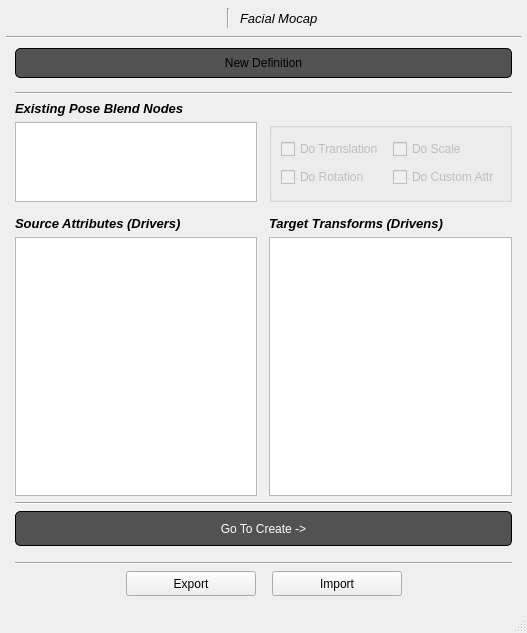
<?xml version="1.0" encoding="UTF-8"?>
<ui version="4.0">
 <class>MainWindow</class>
 <widget class="QMainWindow" name="MainWindow">
  <property name="geometry">
   <rect>
    <x>0</x>
    <y>0</y>
    <width>527</width>
    <height>633</height>
   </rect>
  </property>
  <property name="windowTitle">
   <string>Mansur-Rig: Facial Mocap</string>
  </property>
  <widget class="QWidget" name="centralwidget">
   <layout class="QVBoxLayout" name="verticalLayout">
    <property name="spacing">
     <number>0</number>
    </property>
    <property name="leftMargin">
     <number>0</number>
    </property>
    <property name="topMargin">
     <number>0</number>
    </property>
    <property name="rightMargin">
     <number>0</number>
    </property>
    <property name="bottomMargin">
     <number>0</number>
    </property>
    <item>
     <widget class="QWidget" name="header" native="true">
      <layout class="QHBoxLayout" name="horizontalLayout_8">
       <property name="leftMargin">
        <number>0</number>
       </property>
       <property name="topMargin">
        <number>0</number>
       </property>
       <property name="rightMargin">
        <number>0</number>
       </property>
       <property name="bottomMargin">
        <number>0</number>
       </property>
       <item>
        <layout class="QHBoxLayout" name="headerLayout"/>
       </item>
      </layout>
     </widget>
    </item>
    <item>
     <layout class="QVBoxLayout" name="verticalLayout_3">
      <property name="leftMargin">
       <number>6</number>
      </property>
      <property name="topMargin">
       <number>0</number>
      </property>
      <property name="rightMargin">
       <number>6</number>
      </property>
      <property name="bottomMargin">
       <number>6</number>
      </property>
      <item>
       <spacer name="verticalSpacer_5">
        <property name="orientation">
         <enum>Qt::Vertical</enum>
        </property>
        <property name="sizeType">
         <enum>QSizePolicy::Fixed</enum>
        </property>
        <property name="sizeHint" stdset="0">
         <size>
          <width>20</width>
          <height>8</height>
         </size>
        </property>
       </spacer>
      </item>
      <item>
       <layout class="QHBoxLayout" name="horizontalLayout_7">
        <item>
         <spacer name="horizontalSpacer_8">
          <property name="orientation">
           <enum>Qt::Horizontal</enum>
          </property>
          <property name="sizeHint" stdset="0">
           <size>
            <width>40</width>
            <height>20</height>
           </size>
          </property>
         </spacer>
        </item>
        <item>
         <widget class="QLabel" name="iconLbl">
          <property name="text">
           <string/>
          </property>
          <property name="alignment">
           <set>Qt::AlignRight|Qt::AlignTrailing|Qt::AlignVCenter</set>
          </property>
         </widget>
        </item>
        <item>
         <spacer name="horizontalSpacer_7">
          <property name="orientation">
           <enum>Qt::Horizontal</enum>
          </property>
          <property name="sizeType">
           <enum>QSizePolicy::Fixed</enum>
          </property>
          <property name="sizeHint" stdset="0">
           <size>
            <width>10</width>
            <height>20</height>
           </size>
          </property>
         </spacer>
        </item>
        <item>
         <widget class="Line" name="line_3">
          <property name="orientation">
           <enum>Qt::Vertical</enum>
          </property>
         </widget>
        </item>
        <item>
         <spacer name="horizontalSpacer_6">
          <property name="orientation">
           <enum>Qt::Horizontal</enum>
          </property>
          <property name="sizeType">
           <enum>QSizePolicy::Fixed</enum>
          </property>
          <property name="sizeHint" stdset="0">
           <size>
            <width>10</width>
            <height>20</height>
           </size>
          </property>
         </spacer>
        </item>
        <item>
         <widget class="QLabel" name="label_2">
          <property name="font">
           <font>
            <pointsize>10</pointsize>
            <italic>true</italic>
           </font>
          </property>
          <property name="text">
           <string>Facial Mocap</string>
          </property>
         </widget>
        </item>
        <item>
         <spacer name="horizontalSpacer_9">
          <property name="orientation">
           <enum>Qt::Horizontal</enum>
          </property>
          <property name="sizeHint" stdset="0">
           <size>
            <width>40</width>
            <height>20</height>
           </size>
          </property>
         </spacer>
        </item>
       </layout>
      </item>
      <item>
       <spacer name="verticalSpacer_6">
        <property name="orientation">
         <enum>Qt::Vertical</enum>
        </property>
        <property name="sizeType">
         <enum>QSizePolicy::Fixed</enum>
        </property>
        <property name="sizeHint" stdset="0">
         <size>
          <width>20</width>
          <height>8</height>
         </size>
        </property>
       </spacer>
      </item>
      <item>
       <widget class="Line" name="line_6">
        <property name="accessibleName">
         <string>HLine</string>
        </property>
        <property name="orientation">
         <enum>Qt::Horizontal</enum>
        </property>
       </widget>
      </item>
      <item>
       <widget class="QStackedWidget" name="main_sw">
        <property name="currentIndex">
         <number>0</number>
        </property>
        <widget class="QWidget" name="page">
         <layout class="QGridLayout" name="gridLayout_2">
          <item row="8" column="0">
           <widget class="Line" name="line_14">
            <property name="accessibleName">
             <string>HLine</string>
            </property>
            <property name="orientation">
             <enum>Qt::Horizontal</enum>
            </property>
           </widget>
          </item>
          <item row="6" column="0">
           <widget class="QPushButton" name="goToCreate_btn">
            <property name="minimumSize">
             <size>
              <width>0</width>
              <height>35</height>
             </size>
            </property>
            <property name="font">
             <font>
              <weight>50</weight>
              <bold>false</bold>
             </font>
            </property>
            <property name="styleSheet">
             <string notr="true">QPushButton{
color:#ffffff;
background-color:#535252;
border-style: solid;
border-color: black;
border-width: 1px;
border-radius: 5px;}
QPushButton:hover{background-color:#707070;}
QPushButton:pressed{background-color:#282828;border-color:#0084ff;border-width:2;}
QPushButton:checked{background-color:#282828;border-color:#0084ff;border-width:2;}
</string>
            </property>
            <property name="text">
             <string>Go To Create -&gt;</string>
            </property>
            <property name="checkable">
             <bool>false</bool>
            </property>
            <property name="checked">
             <bool>false</bool>
            </property>
           </widget>
          </item>
          <item row="2" column="0">
           <widget class="Line" name="line_2">
            <property name="accessibleName">
             <string>HLine</string>
            </property>
            <property name="orientation">
             <enum>Qt::Horizontal</enum>
            </property>
           </widget>
          </item>
          <item row="0" column="0">
           <widget class="QPushButton" name="newDef_btn">
            <property name="minimumSize">
             <size>
              <width>0</width>
              <height>30</height>
             </size>
            </property>
            <property name="font">
             <font>
              <weight>50</weight>
              <bold>false</bold>
             </font>
            </property>
            <property name="styleSheet">
             <string notr="true">QPushButton{
background-color:#535252;
border-style: solid;
border-color: black;
border-width: 1px;
border-radius: 5px;}
QPushButton:hover{background-color:#707070;}
QPushButton:pressed{background-color:#282828;}
</string>
            </property>
            <property name="text">
             <string>New Definition</string>
            </property>
           </widget>
          </item>
          <item row="1" column="0">
           <spacer name="verticalSpacer_8">
            <property name="orientation">
             <enum>Qt::Vertical</enum>
            </property>
            <property name="sizeType">
             <enum>QSizePolicy::Fixed</enum>
            </property>
            <property name="sizeHint" stdset="0">
             <size>
              <width>20</width>
              <height>8</height>
             </size>
            </property>
           </spacer>
          </item>
          <item row="4" column="0">
           <layout class="QGridLayout" name="gridLayout">
            <property name="horizontalSpacing">
             <number>12</number>
            </property>
            <property name="verticalSpacing">
             <number>6</number>
            </property>
            <item row="3" column="0">
             <widget class="QLabel" name="label_3">
              <property name="font">
               <font>
                <pointsize>10</pointsize>
                <weight>75</weight>
                <italic>true</italic>
                <bold>true</bold>
               </font>
              </property>
              <property name="text">
               <string>Source Attributes (Drivers)</string>
              </property>
             </widget>
            </item>
            <item row="4" column="0">
             <widget class="QListWidget" name="sourceAttrs_lst">
              <property name="selectionMode">
               <enum>QAbstractItemView::ExtendedSelection</enum>
              </property>
             </widget>
            </item>
            <item row="0" column="0">
             <widget class="QLabel" name="label">
              <property name="font">
               <font>
                <pointsize>10</pointsize>
                <weight>75</weight>
                <italic>true</italic>
                <bold>true</bold>
               </font>
              </property>
              <property name="text">
               <string>Existing Pose Blend Nodes</string>
              </property>
             </widget>
            </item>
            <item row="3" column="1">
             <widget class="QLabel" name="label_4">
              <property name="font">
               <font>
                <pointsize>10</pointsize>
                <weight>75</weight>
                <italic>true</italic>
                <bold>true</bold>
               </font>
              </property>
              <property name="text">
               <string>Target Transforms (Drivens)</string>
              </property>
             </widget>
            </item>
            <item row="4" column="1">
             <widget class="QListWidget" name="targetTransforms_lst">
              <property name="selectionMode">
               <enum>QAbstractItemView::ExtendedSelection</enum>
              </property>
             </widget>
            </item>
            <item row="1" column="0">
             <widget class="QListWidget" name="poseBlends_lst">
              <property name="maximumSize">
               <size>
                <width>16777215</width>
                <height>80</height>
               </size>
              </property>
             </widget>
            </item>
            <item row="2" column="0">
             <spacer name="verticalSpacer">
              <property name="orientation">
               <enum>Qt::Vertical</enum>
              </property>
              <property name="sizeType">
               <enum>QSizePolicy::Fixed</enum>
              </property>
              <property name="sizeHint" stdset="0">
               <size>
                <width>20</width>
                <height>8</height>
               </size>
              </property>
             </spacer>
            </item>
            <item row="1" column="1">
             <widget class="QGroupBox" name="flags_gbx">
              <property name="enabled">
               <bool>false</bool>
              </property>
              <property name="title">
               <string/>
              </property>
              <layout class="QGridLayout" name="gridLayout_9">
               <item row="0" column="0">
                <widget class="QCheckBox" name="doT_cbx">
                 <property name="text">
                  <string>Do Translation</string>
                 </property>
                </widget>
               </item>
               <item row="1" column="0">
                <widget class="QCheckBox" name="doR_cbx">
                 <property name="text">
                  <string>Do Rotation</string>
                 </property>
                </widget>
               </item>
               <item row="0" column="1">
                <widget class="QCheckBox" name="doS_cbx">
                 <property name="text">
                  <string>Do Scale</string>
                 </property>
                </widget>
               </item>
               <item row="1" column="1">
                <widget class="QCheckBox" name="doCA_cbx">
                 <property name="text">
                  <string>Do Custom Attr</string>
                 </property>
                </widget>
               </item>
              </layout>
             </widget>
            </item>
           </layout>
          </item>
          <item row="9" column="0">
           <layout class="QGridLayout" name="gridLayout_8">
            <item row="0" column="0">
             <spacer name="horizontalSpacer_11">
              <property name="orientation">
               <enum>Qt::Horizontal</enum>
              </property>
              <property name="sizeHint" stdset="0">
               <size>
                <width>40</width>
                <height>20</height>
               </size>
              </property>
             </spacer>
            </item>
            <item row="0" column="5">
             <spacer name="horizontalSpacer_12">
              <property name="orientation">
               <enum>Qt::Horizontal</enum>
              </property>
              <property name="sizeHint" stdset="0">
               <size>
                <width>40</width>
                <height>20</height>
               </size>
              </property>
             </spacer>
            </item>
            <item row="0" column="3">
             <spacer name="horizontalSpacer_10">
              <property name="orientation">
               <enum>Qt::Horizontal</enum>
              </property>
              <property name="sizeType">
               <enum>QSizePolicy::Minimum</enum>
              </property>
              <property name="sizeHint" stdset="0">
               <size>
                <width>10</width>
                <height>20</height>
               </size>
              </property>
             </spacer>
            </item>
            <item row="0" column="1">
             <widget class="QPushButton" name="export_btn">
              <property name="minimumSize">
               <size>
                <width>130</width>
                <height>25</height>
               </size>
              </property>
              <property name="accessibleName">
               <string>saveAction</string>
              </property>
              <property name="text">
               <string>Export</string>
              </property>
             </widget>
            </item>
            <item row="0" column="4">
             <widget class="QPushButton" name="import_btn">
              <property name="minimumSize">
               <size>
                <width>130</width>
                <height>25</height>
               </size>
              </property>
              <property name="accessibleName">
               <string>loadAction</string>
              </property>
              <property name="text">
               <string>Import</string>
              </property>
             </widget>
            </item>
           </layout>
          </item>
          <item row="7" column="0">
           <spacer name="verticalSpacer_9">
            <property name="orientation">
             <enum>Qt::Vertical</enum>
            </property>
            <property name="sizeType">
             <enum>QSizePolicy::Fixed</enum>
            </property>
            <property name="sizeHint" stdset="0">
             <size>
              <width>20</width>
              <height>10</height>
             </size>
            </property>
           </spacer>
          </item>
          <item row="5" column="0">
           <widget class="Line" name="line_15">
            <property name="accessibleName">
             <string>HLine</string>
            </property>
            <property name="orientation">
             <enum>Qt::Horizontal</enum>
            </property>
           </widget>
          </item>
         </layout>
        </widget>
        <widget class="QWidget" name="page_2">
         <layout class="QGridLayout" name="gridLayout_3">
          <item row="11" column="0">
           <widget class="QPushButton" name="reconnect_btn">
            <property name="minimumSize">
             <size>
              <width>0</width>
              <height>40</height>
             </size>
            </property>
            <property name="font">
             <font>
              <weight>50</weight>
              <bold>false</bold>
             </font>
            </property>
            <property name="styleSheet">
             <string notr="true">QPushButton{
color:#ffffff;
background-color:#535252;
border-style: solid;
border-color: black;
border-width: 1px;
border-radius: 5px;}
QPushButton:hover{background-color:#707070;}
QPushButton:pressed{background-color:#282828;border-color:#0084ff;border-width:2;}
QPushButton:checked{background-color:#282828;border-color:#0084ff;border-width:2;}
</string>
            </property>
            <property name="text">
             <string>&lt;- Reconnect Targets</string>
            </property>
            <property name="checkable">
             <bool>false</bool>
            </property>
            <property name="checked">
             <bool>false</bool>
            </property>
           </widget>
          </item>
          <item row="9" column="0">
           <widget class="Line" name="line_5">
            <property name="accessibleName">
             <string>HLine</string>
            </property>
            <property name="orientation">
             <enum>Qt::Horizontal</enum>
            </property>
           </widget>
          </item>
          <item row="5" column="0">
           <widget class="Line" name="line_9">
            <property name="accessibleName">
             <string>HLine</string>
            </property>
            <property name="orientation">
             <enum>Qt::Horizontal</enum>
            </property>
           </widget>
          </item>
          <item row="10" column="0">
           <spacer name="verticalSpacer_2">
            <property name="orientation">
             <enum>Qt::Vertical</enum>
            </property>
            <property name="sizeType">
             <enum>QSizePolicy::Fixed</enum>
            </property>
            <property name="sizeHint" stdset="0">
             <size>
              <width>20</width>
              <height>8</height>
             </size>
            </property>
           </spacer>
          </item>
          <item row="2" column="0">
           <widget class="QTreeWidget" name="create_trv">
            <property name="focusPolicy">
             <enum>Qt::NoFocus</enum>
            </property>
            <property name="alternatingRowColors">
             <bool>true</bool>
            </property>
            <property name="indentation">
             <number>5</number>
            </property>
            <property name="sortingEnabled">
             <bool>true</bool>
            </property>
            <column>
             <property name="text">
              <string>Source Attr (Driver)</string>
             </property>
            </column>
            <column>
             <property name="text">
              <string>Weight</string>
             </property>
            </column>
            <column>
             <property name="text">
              <string>Minimum</string>
             </property>
            </column>
            <column>
             <property name="text">
              <string>Maximum</string>
             </property>
            </column>
            <column>
             <property name="text">
              <string>isStored</string>
             </property>
            </column>
            <column>
             <property name="text">
              <string>sourceAttrName</string>
             </property>
            </column>
            <column>
             <property name="text">
              <string>index</string>
             </property>
            </column>
           </widget>
          </item>
          <item row="3" column="0">
           <widget class="QGroupBox" name="create_gbx_2">
            <property name="styleSheet">
             <string notr="true"/>
            </property>
            <property name="title">
             <string/>
            </property>
            <property name="alignment">
             <set>Qt::AlignCenter</set>
            </property>
            <layout class="QGridLayout" name="gridLayout_7">
             <item row="0" column="1">
              <widget class="QLabel" name="label_9">
               <property name="styleSheet">
                <string notr="true">border: 0px;</string>
               </property>
               <property name="text">
                <string>Left Prefix</string>
               </property>
              </widget>
             </item>
             <item row="0" column="4">
              <widget class="QLabel" name="label_10">
               <property name="styleSheet">
                <string notr="true">border: 0px;</string>
               </property>
               <property name="text">
                <string>Right Prefix</string>
               </property>
              </widget>
             </item>
             <item row="0" column="5">
              <widget class="QLineEdit" name="rightPrefix_le">
               <property name="maximumSize">
                <size>
                 <width>70</width>
                 <height>16777215</height>
                </size>
               </property>
               <property name="styleSheet">
                <string notr="true">border: 0px; border-radius: 2px;</string>
               </property>
               <property name="text">
                <string>r_</string>
               </property>
              </widget>
             </item>
             <item row="0" column="3">
              <spacer name="horizontalSpacer_3">
               <property name="orientation">
                <enum>Qt::Horizontal</enum>
               </property>
               <property name="sizeHint" stdset="0">
                <size>
                 <width>40</width>
                 <height>20</height>
                </size>
               </property>
              </spacer>
             </item>
             <item row="0" column="2">
              <widget class="QLineEdit" name="leftPrefix_le">
               <property name="maximumSize">
                <size>
                 <width>70</width>
                 <height>16777215</height>
                </size>
               </property>
               <property name="styleSheet">
                <string notr="true">border: 0px; border-radius: 2px;</string>
               </property>
               <property name="text">
                <string>l_</string>
               </property>
              </widget>
             </item>
             <item row="0" column="0">
              <spacer name="horizontalSpacer_4">
               <property name="orientation">
                <enum>Qt::Horizontal</enum>
               </property>
               <property name="sizeHint" stdset="0">
                <size>
                 <width>40</width>
                 <height>20</height>
                </size>
               </property>
              </spacer>
             </item>
             <item row="0" column="6">
              <spacer name="horizontalSpacer_5">
               <property name="orientation">
                <enum>Qt::Horizontal</enum>
               </property>
               <property name="sizeHint" stdset="0">
                <size>
                 <width>40</width>
                 <height>20</height>
                </size>
               </property>
              </spacer>
             </item>
            </layout>
           </widget>
          </item>
          <item row="6" column="0">
           <widget class="QGroupBox" name="create_gbx">
            <property name="styleSheet">
             <string notr="true">border: 1px; 
padding: 0px 0px 0px 0px;
border-style: solid;
border-color: black;
border-radius: 4px;</string>
            </property>
            <property name="title">
             <string/>
            </property>
            <property name="alignment">
             <set>Qt::AlignCenter</set>
            </property>
            <layout class="QGridLayout" name="gridLayout_6">
             <item row="0" column="0">
              <layout class="QGridLayout" name="gridLayout_4">
               <item row="1" column="1">
                <widget class="QLabel" name="label_6">
                 <property name="styleSheet">
                  <string notr="true">border-width: 0px;</string>
                 </property>
                 <property name="text">
                  <string>Weight</string>
                 </property>
                 <property name="alignment">
                  <set>Qt::AlignLeading|Qt::AlignLeft|Qt::AlignVCenter</set>
                 </property>
                </widget>
               </item>
               <item row="3" column="1">
                <widget class="QLabel" name="label_8">
                 <property name="styleSheet">
                  <string notr="true">border-width: 0px;</string>
                 </property>
                 <property name="text">
                  <string>Maximum</string>
                 </property>
                 <property name="alignment">
                  <set>Qt::AlignLeading|Qt::AlignLeft|Qt::AlignVCenter</set>
                 </property>
                </widget>
               </item>
               <item row="0" column="2">
                <widget class="QDoubleSpinBox" name="value_sb">
                 <property name="minimumSize">
                  <size>
                   <width>0</width>
                   <height>22</height>
                  </size>
                 </property>
                 <property name="maximumSize">
                  <size>
                   <width>80</width>
                   <height>16777215</height>
                  </size>
                 </property>
                 <property name="styleSheet">
                  <string notr="true">border-width: 0px;</string>
                 </property>
                 <property name="maximum">
                  <double>1.000000000000000</double>
                 </property>
                 <property name="singleStep">
                  <double>0.100000000000000</double>
                 </property>
                </widget>
               </item>
               <item row="0" column="0">
                <spacer name="horizontalSpacer_2">
                 <property name="orientation">
                  <enum>Qt::Horizontal</enum>
                 </property>
                 <property name="sizeType">
                  <enum>QSizePolicy::Maximum</enum>
                 </property>
                 <property name="sizeHint" stdset="0">
                  <size>
                   <width>60</width>
                   <height>20</height>
                  </size>
                 </property>
                </spacer>
               </item>
               <item row="1" column="2">
                <widget class="QDoubleSpinBox" name="weight_sb">
                 <property name="minimumSize">
                  <size>
                   <width>0</width>
                   <height>22</height>
                  </size>
                 </property>
                 <property name="maximumSize">
                  <size>
                   <width>80</width>
                   <height>16777215</height>
                  </size>
                 </property>
                 <property name="styleSheet">
                  <string notr="true">border-width: 0px;</string>
                 </property>
                 <property name="maximum">
                  <double>1.000000000000000</double>
                 </property>
                 <property name="singleStep">
                  <double>0.100000000000000</double>
                 </property>
                </widget>
               </item>
               <item row="2" column="1">
                <widget class="QLabel" name="label_7">
                 <property name="styleSheet">
                  <string notr="true">border-width: 0px;</string>
                 </property>
                 <property name="text">
                  <string>Minimum</string>
                 </property>
                 <property name="alignment">
                  <set>Qt::AlignLeading|Qt::AlignLeft|Qt::AlignVCenter</set>
                 </property>
                </widget>
               </item>
               <item row="3" column="2">
                <widget class="QDoubleSpinBox" name="max_sb">
                 <property name="minimumSize">
                  <size>
                   <width>0</width>
                   <height>22</height>
                  </size>
                 </property>
                 <property name="maximumSize">
                  <size>
                   <width>80</width>
                   <height>16777215</height>
                  </size>
                 </property>
                 <property name="styleSheet">
                  <string notr="true">border-width: 0px;</string>
                 </property>
                 <property name="maximum">
                  <double>1.000000000000000</double>
                 </property>
                 <property name="singleStep">
                  <double>0.100000000000000</double>
                 </property>
                </widget>
               </item>
               <item row="0" column="4">
                <widget class="QPushButton" name="toggle_btn">
                 <property name="minimumSize">
                  <size>
                   <width>0</width>
                   <height>22</height>
                  </size>
                 </property>
                 <property name="maximumSize">
                  <size>
                   <width>80</width>
                   <height>16777215</height>
                  </size>
                 </property>
                 <property name="font">
                  <font>
                   <weight>50</weight>
                   <bold>false</bold>
                  </font>
                 </property>
                 <property name="styleSheet">
                  <string notr="true">QPushButton{
background-color:#535252;
border-style: solid;
border-color: black;
border-width: 1px;
border-radius: 5px;}
QPushButton:hover{background-color:#707070;}
QPushButton:pressed{background-color:#282828;}
</string>
                 </property>
                 <property name="text">
                  <string>Toggle</string>
                 </property>
                </widget>
               </item>
               <item row="0" column="5">
                <spacer name="horizontalSpacer">
                 <property name="orientation">
                  <enum>Qt::Horizontal</enum>
                 </property>
                 <property name="sizeType">
                  <enum>QSizePolicy::Maximum</enum>
                 </property>
                 <property name="sizeHint" stdset="0">
                  <size>
                   <width>60</width>
                   <height>20</height>
                  </size>
                 </property>
                </spacer>
               </item>
               <item row="2" column="2">
                <widget class="QDoubleSpinBox" name="min_sb">
                 <property name="minimumSize">
                  <size>
                   <width>0</width>
                   <height>22</height>
                  </size>
                 </property>
                 <property name="maximumSize">
                  <size>
                   <width>80</width>
                   <height>16777215</height>
                  </size>
                 </property>
                 <property name="styleSheet">
                  <string notr="true">border-width: 0px;</string>
                 </property>
                 <property name="maximum">
                  <double>1.000000000000000</double>
                 </property>
                 <property name="singleStep">
                  <double>0.100000000000000</double>
                 </property>
                </widget>
               </item>
               <item row="0" column="1">
                <widget class="QLabel" name="label_5">
                 <property name="styleSheet">
                  <string notr="true">border-width: 0px;</string>
                 </property>
                 <property name="text">
                  <string>Value</string>
                 </property>
                 <property name="alignment">
                  <set>Qt::AlignLeading|Qt::AlignLeft|Qt::AlignVCenter</set>
                 </property>
                </widget>
               </item>
               <item row="4" column="1" colspan="4">
                <widget class="QStackedWidget" name="edit_sw">
                 <property name="styleSheet">
                  <string notr="true">border-width: 0px;</string>
                 </property>
                 <property name="currentIndex">
                  <number>0</number>
                 </property>
                 <widget class="QWidget" name="page_5">
                  <layout class="QGridLayout" name="gridLayout_5">
                   <property name="leftMargin">
                    <number>0</number>
                   </property>
                   <property name="topMargin">
                    <number>0</number>
                   </property>
                   <property name="rightMargin">
                    <number>0</number>
                   </property>
                   <property name="bottomMargin">
                    <number>0</number>
                   </property>
                   <property name="spacing">
                    <number>0</number>
                   </property>
                   <item row="0" column="0">
                    <widget class="QPushButton" name="edit_btn">
                     <property name="minimumSize">
                      <size>
                       <width>0</width>
                       <height>30</height>
                      </size>
                     </property>
                     <property name="font">
                      <font>
                       <weight>75</weight>
                       <bold>true</bold>
                      </font>
                     </property>
                     <property name="styleSheet">
                      <string notr="true">QPushButton{
color:#000000;
background-color:#7c964a;
border-style: solid;
border-color: black;
border-width: 1px;
border-radius: 5px;}
QPushButton:hover{background-color:#9ebf5f;}
QPushButton:pressed{background-color:#282828;}
</string>
                     </property>
                     <property name="text">
                      <string>Edit</string>
                     </property>
                    </widget>
                   </item>
                  </layout>
                 </widget>
                 <widget class="QWidget" name="page_6">
                  <layout class="QHBoxLayout" name="horizontalLayout_2">
                   <property name="spacing">
                    <number>6</number>
                   </property>
                   <property name="leftMargin">
                    <number>0</number>
                   </property>
                   <property name="topMargin">
                    <number>0</number>
                   </property>
                   <property name="rightMargin">
                    <number>0</number>
                   </property>
                   <property name="bottomMargin">
                    <number>0</number>
                   </property>
                   <item>
                    <widget class="QPushButton" name="save_btn">
                     <property name="minimumSize">
                      <size>
                       <width>0</width>
                       <height>30</height>
                      </size>
                     </property>
                     <property name="font">
                      <font>
                       <weight>75</weight>
                       <bold>true</bold>
                      </font>
                     </property>
                     <property name="styleSheet">
                      <string notr="true">QPushButton{
color:#000000;
background-color:#7c964a;
border-style: solid;
border-color: black;
border-width: 1px;
border-radius: 5px;}
QPushButton:hover{background-color:#9ebf5f;}
QPushButton:pressed{background-color:#282828;}
</string>
                     </property>
                     <property name="text">
                      <string>Save</string>
                     </property>
                    </widget>
                   </item>
                   <item>
                    <widget class="QPushButton" name="discrad_btn">
                     <property name="minimumSize">
                      <size>
                       <width>0</width>
                       <height>30</height>
                      </size>
                     </property>
                     <property name="font">
                      <font>
                       <weight>75</weight>
                       <bold>true</bold>
                      </font>
                     </property>
                     <property name="styleSheet">
                      <string notr="true">QPushButton{
color:#000000;
background-color:#fb4949;
border-style: solid;
border-color: black;
border-width: 1px;
border-radius: 5px;}
QPushButton:hover{background-color:#fe6e6e;}
QPushButton:pressed{background-color:#282828;}
</string>
                     </property>
                     <property name="text">
                      <string>Discard</string>
                     </property>
                    </widget>
                   </item>
                  </layout>
                 </widget>
                </widget>
               </item>
               <item row="0" column="3">
                <widget class="QSlider" name="value_sl">
                 <property name="maximumSize">
                  <size>
                   <width>120</width>
                   <height>16777215</height>
                  </size>
                 </property>
                 <property name="styleSheet">
                  <string notr="true">border-width: 0px;</string>
                 </property>
                 <property name="maximum">
                  <number>100</number>
                 </property>
                 <property name="orientation">
                  <enum>Qt::Horizontal</enum>
                 </property>
                 <property name="tickPosition">
                  <enum>QSlider::NoTicks</enum>
                 </property>
                </widget>
               </item>
               <item row="1" column="3">
                <widget class="QSlider" name="weight_sl">
                 <property name="maximumSize">
                  <size>
                   <width>120</width>
                   <height>16777215</height>
                  </size>
                 </property>
                 <property name="styleSheet">
                  <string notr="true">border-width: 0px;</string>
                 </property>
                 <property name="maximum">
                  <number>100</number>
                 </property>
                 <property name="orientation">
                  <enum>Qt::Horizontal</enum>
                 </property>
                 <property name="tickPosition">
                  <enum>QSlider::NoTicks</enum>
                 </property>
                </widget>
               </item>
               <item row="2" column="3">
                <widget class="QSlider" name="min_sl">
                 <property name="maximumSize">
                  <size>
                   <width>120</width>
                   <height>16777215</height>
                  </size>
                 </property>
                 <property name="styleSheet">
                  <string notr="true">border-width: 0px;</string>
                 </property>
                 <property name="maximum">
                  <number>100</number>
                 </property>
                 <property name="orientation">
                  <enum>Qt::Horizontal</enum>
                 </property>
                 <property name="tickPosition">
                  <enum>QSlider::NoTicks</enum>
                 </property>
                </widget>
               </item>
               <item row="3" column="3">
                <widget class="QSlider" name="max_sl">
                 <property name="maximumSize">
                  <size>
                   <width>120</width>
                   <height>16777215</height>
                  </size>
                 </property>
                 <property name="styleSheet">
                  <string notr="true">border-width: 0px;</string>
                 </property>
                 <property name="maximum">
                  <number>100</number>
                 </property>
                 <property name="orientation">
                  <enum>Qt::Horizontal</enum>
                 </property>
                 <property name="tickPosition">
                  <enum>QSlider::NoTicks</enum>
                 </property>
                </widget>
               </item>
              </layout>
             </item>
            </layout>
           </widget>
          </item>
          <item row="1" column="0">
           <spacer name="verticalSpacer_16">
            <property name="orientation">
             <enum>Qt::Vertical</enum>
            </property>
            <property name="sizeType">
             <enum>QSizePolicy::Fixed</enum>
            </property>
            <property name="sizeHint" stdset="0">
             <size>
              <width>20</width>
              <height>8</height>
             </size>
            </property>
           </spacer>
          </item>
         </layout>
        </widget>
       </widget>
      </item>
     </layout>
    </item>
   </layout>
  </widget>
  <widget class="QMenuBar" name="menubar">
   <property name="geometry">
    <rect>
     <x>0</x>
     <y>0</y>
     <width>527</width>
     <height>21</height>
    </rect>
   </property>
  </widget>
  <widget class="QStatusBar" name="statusbar"/>
 </widget>
 <resources/>
 <connections/>
</ui>
